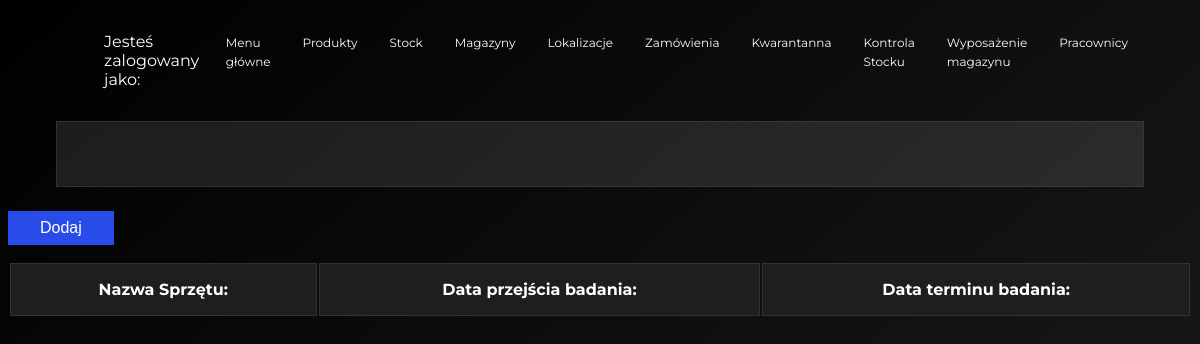
Page /warehouseEquipmentCertification.html?equipmentId=1 on the earlier database version.
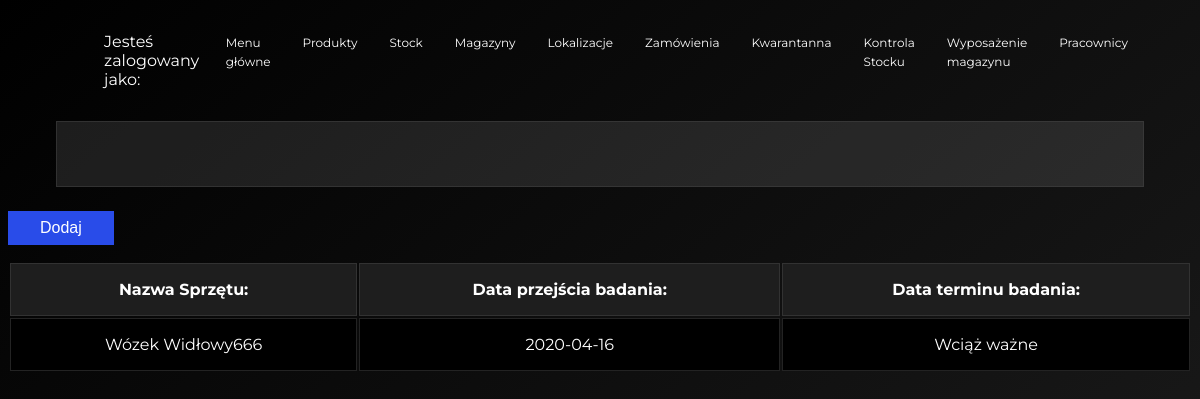
Same page on the later database version.
### model.py (models this page shows, shortened)
class WarehouseEquipmentCertification(db.Model):
    __tablename__ = 'warehouse_equipment_certification'
    id = db.Column(db.Integer, primary_key=True)
    equipment_id = db.Column(db.Integer, db.ForeignKey('warehouse_equipment.id'))
    start_date = db.Column(db.Date)
    end_date = db.Column(db.Date, nullable=True)

class WarehouseEquipment(db.Model):
    __tablename__ = 'warehouse_equipment'
    id = db.Column(db.Integer, primary_key=True)
    equipment_name = db.Column(db.String)
    main_location_id = db.Column(db.Integer, db.ForeignKey('warehouse_main_location.id'))
    warehouseEquipmentCertification = db.relationship('WarehouseEquipmentCertification',
                                                        backref='warehouse_equipment',
                                                        lazy = 'dynamic')

### app.py (the view)
@app.route('/warehouseEquipmentCertification.html', methods=['GET', 'POST'])
def warehouseEquipmentCertification():
    equipment_id = request.args.get('equipmentId')
    form = EquipmentCertification()
    if request.method == 'POST':
        return redirect(url_for('warehouseEquipment'))
    all = db.session.query(model.WarehouseEquipmentCertification).filter_by(id=equipment_id).all()
    return render_template('warehouseEquipmentCertification.html', all = all, form=form)

### forms.py
class EquipmentCertification(FlaskForm):
    date = DateField('Data')
    submit = SubmitField('Potwierdź')

### templates/warehouseEquipmentCertification.html (shortened to what this page needs)
{% extends "warehouseBase.html" %}
{% block head %}
    {{ super() }}
{% endblock %}
{% block body %}
    {{ super() }}
    <form method="POST">
        <input type="submit" value="Dodaj" class="exercise__submit">
    </form>
    <table class="table">
        <tbody class="table__body">
            <tr class="table__row">
                <th class="table__cell table__heading">Nazwa Sprzętu:</th>
                <th class="table__cell table__heading">Data przejścia badania:</th>
                <th class="table__cell table__heading">Data terminu badania:</th>
            </tr>
            {% for certificate in all %}
            <tr class="table__row">
                <td class="table__cell">{{ certificate.warehouse_equipment.equipment_name }}</td>
                <td class="table__cell">{{ certificate.start_date }}</td>
                <td class="table__cell">
                    {% if certificate.end_date %}
                        {{ certificate.end_date }}
                    {% else %}
                        Wciąż ważne
                    {% endif %}
                </td>
            </tr>
            {% endfor %}
{% endblock %}

Differences in the rows shown:
added WarehouseEquipmentCertification: warehouse_equipment.equipment_name "Wózek Widłowy666", start_date "2020-04-16", shows "Wciąż ważne"
